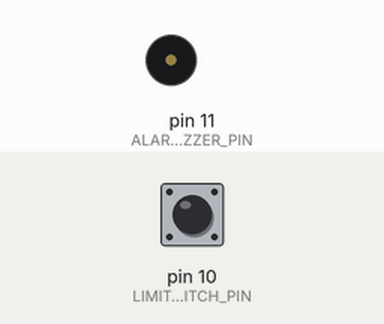
Recording of a sketch running on a simulated Arduino Uno, built with avr-gcc and run on an emulated ATmega328P. On the bench: buzzer (waves = sounding, pin HIGH). The inputs (shaded band) are chosen by the test bench; at power-on: pin 10 (LIMIT_SWITCH_PIN) HIGH.

Above: at 1.2 s.
1.3 s: pin 10 (LIMIT_SWITCH_PIN) pulled LOW for 0.15 s
At 1.37 s:
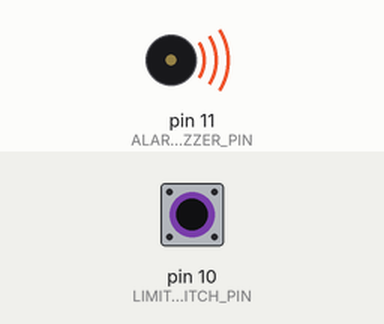
2.9 s: pin 10 (LIMIT_SWITCH_PIN) pulled LOW for 3.2 s
At 7.0 s:
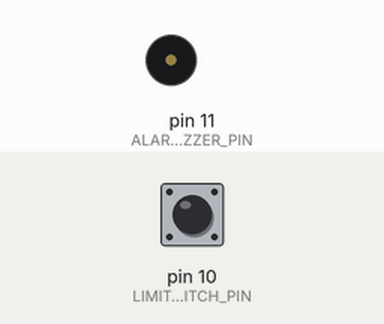
Timing chart, 0 to 8.5 s (numbered marks = the images above; inputs shaded):
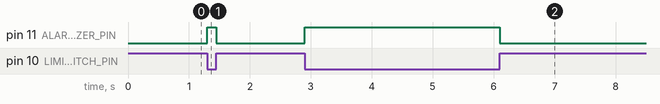

Measured:
- after the input at 1.3 s, pin 11 (ALARM_BUZZER_PIN): LOW → HIGH at once, → LOW 0.15 s later
- after the input at 2.9 s, pin 11 (ALARM_BUZZER_PIN): LOW → HIGH at once, → LOW 3.2 s later

The sketch:

TestLimitSwitch.ino
```cpp
const int LIMIT_SWITCH_PIN = 10;
const int ALARM_BUZZER_PIN = 11;

void setup(){

	pinMode(LIMIT_SWITCH_PIN,INPUT_PULLUP);
	pinMode(ALARM_BUZZER_PIN, OUTPUT);


}

void loop(){

	if(LOW == digitalRead(LIMIT_SWITCH_PIN)){
		digitalWrite(ALARM_BUZZER_PIN,HIGH);
	}
	else{
		digitalWrite(ALARM_BUZZER_PIN,LOW);
	}

}
```
